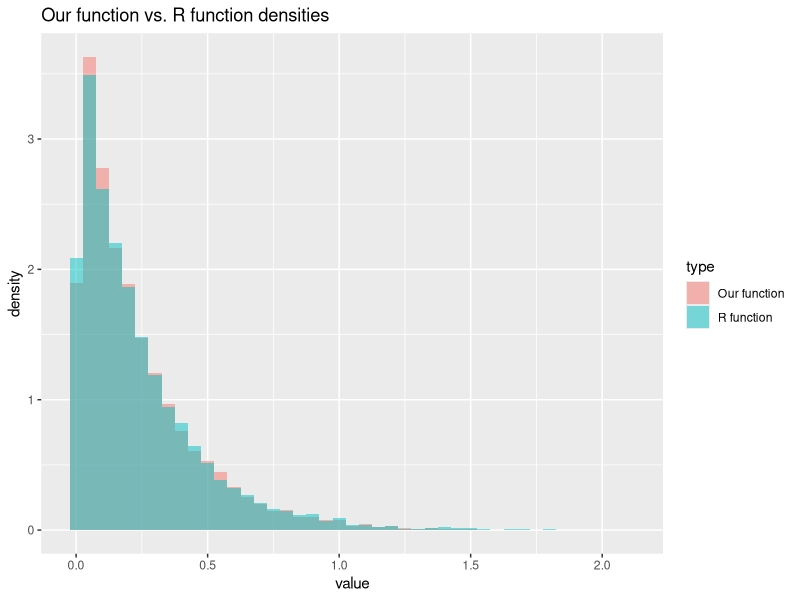
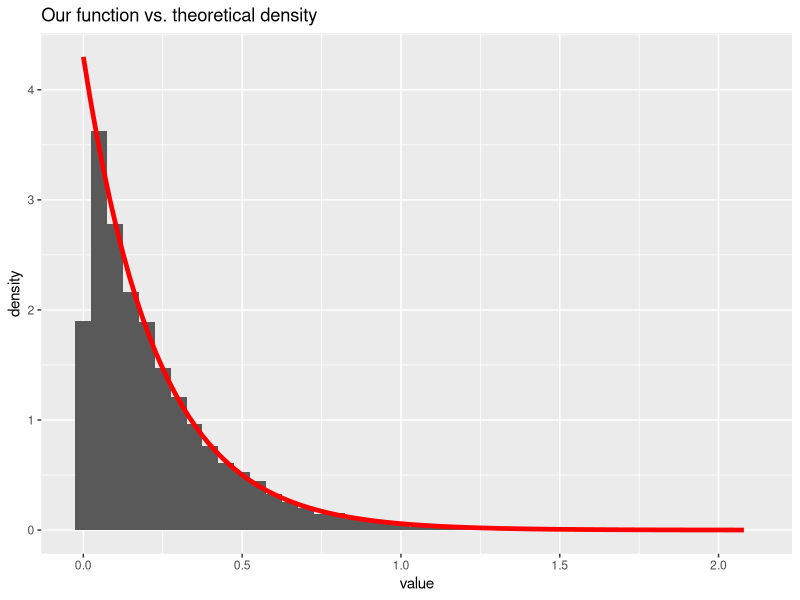

Write the R code that produced these figures, in order.
## ---- chunk 1
library(formatR)
showsol <- FALSE
library(knitr)
opts_chunk$set(tidy.opts = list(width.cutoff = 68), tidy = TRUE, warning = FALSE, error = FALSE, message = FALSE, echo = TRUE)
## ---- chunk 2
library(ggplot2)
exponential<- function(lambda, n){
  u = runif(n)
  x = -1/lambda*log(u)
  return(x)
}
## ---- chunk 3
n = 10000
lambda = 4.300
y = rexp(n, lambda)
x = exponential(lambda,n)
cat('Theoretical mean: ', 1/lambda,' Computed mean: ', mean(x),'\n')
cat('Theoretical variance: ', 1/lambda^2, ' Computed variance: ', var(x))
## ---- chunk 4
rfunc = data.frame(value = y)
ourfunc = data.frame(value = x)
rfunc$type = 'R function'
ourfunc$type = 'Our function'
df = rbind(rfunc,ourfunc)
ggplot(df, aes(value, fill = type)) + 
   geom_histogram(alpha = 0.5, aes(y = ..density..), binwidth = 0.05, position = 'identity') + ggtitle("Our function vs. R function densities")
df2 <- data.frame(theo=seq(0,max(x),length.out=n), value=x)
h <- ggplot(df2, aes(x = value))
h <- h + geom_histogram(aes(y = ..density..), binwidth=0.05) +stat_function(fun=dexp,geom = "line",size=1.6,col="red",args = (mean=lambda))
h <- h + ggtitle("Our function vs. theoretical density")
h
